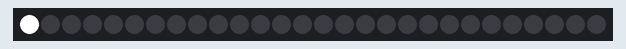
A sketch run on a simulated Arduino Uno, built with avr-gcc and run on an emulated ATmega328P. Parts: 28 RGB LEDs in strip order, left to right.

Above: at 0.1 s.
At 5.7 s:
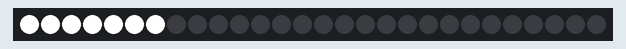
At 12.3 s:
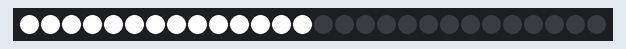
At 19.0 s:
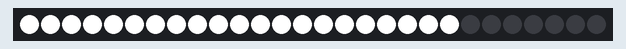
At 25.6 s:
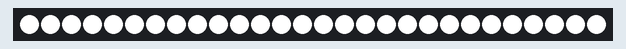

The sketch:

neopixel.ino
```cpp
#include <Adafruit_NeoPixel.h>
#ifdef __AVR__
  #include <avr/power.h>
#endif

#define PIN 6

#define COLOR_1  strip.Color(255, 255, 0, 255)
#define COLOR_2  strip.Color(255, 0, 255, 255)
#define COLOR_3  strip.Color(0, 0, 255, 255)
#define COLOR_4  strip.Color(255, 0, 0, 255)
#define COLOR_5  strip.Color(0, 255, 0, 255)
#define COLOR_6  strip.Color(0, 255, 255, 255)
#define COLOR_7  strip.Color(255, 255, 255, 255)

#define C_RED Adafruit_NeoPixel::Color(255, 0, 0)
#define C_YELLOW Adafruit_NeoPixel::Color(255, 255, 0)
#define C_WHITE Adafruit_NeoPixel::Color(255, 255, 255)
#define C_BLUE Adafruit_NeoPixel::Color(0, 0, 255)

const int FADE_SPEED = 1;
const int PIXEL_COUNT = 28;


// Parameter 1 = number of pixels in strip
// Parameter 2 = Arduino pin number (most are valid)
// Parameter 3 = pixel type flags, add together as needed:
//   NEO_KHZ800  800 KHz bitstream (most NeoPixel products w/WS2812 LEDs)
//   NEO_KHZ400  400 KHz (classic 'v1' (not v2) FLORA pixels, WS2811 drivers)
//   NEO_GRB     Pixels are wired for GRB bitstream (most NeoPixel products)
//   NEO_RGB     Pixels are wired for RGB bitstream (v1 FLORA pixels, not v2)
//   NEO_RGBW    Pixels are wired for RGBW bitstream (NeoPixel RGBW products)
Adafruit_NeoPixel strip = Adafruit_NeoPixel(PIXEL_COUNT, PIN, NEO_GRWB + NEO_KHZ400);


uint32_t colorMix[PIXEL_COUNT] = {
		COLOR_1, COLOR_1, COLOR_1, COLOR_1,
		COLOR_2, COLOR_2, COLOR_2, COLOR_2,
		COLOR_3, COLOR_3, COLOR_3, COLOR_3,
		COLOR_4, COLOR_4, COLOR_4, COLOR_4,
		COLOR_5, COLOR_5, COLOR_5, COLOR_5,
		COLOR_6, COLOR_6, COLOR_6, COLOR_6,
		COLOR_7, COLOR_7, COLOR_7, COLOR_7
};

uint32_t colorBuffer[PIXEL_COUNT];


void fullColor(uint32_t color) {
  uint32_t lastColor = 0;
  uint32_t mixedColor = 0;

  for (uint16_t i=0; i<strip.numPixels(); i++) {
    lastColor = strip.getPixelColor(i);
    mixedColor = lastColor | color;
    strip.setPixelColor(i, mixedColor);
    strip.show();
    delay(10);
    strip.setPixelColor(i, color);
    strip.show();
    delay(10);
  }


}


void mixedColor(uint32_t *color) {
	  uint32_t lastColor = 0;
	  uint32_t mixedColor = 0;

	  for (uint16_t i=0; i<strip.numPixels(); i++) {
		  fade_to_color(&strip, i, color[i]);
	  }

}

uint32_t* mixColor(uint8_t start) {
	uint8_t i = 0;

	for (i = 0; i < PIXEL_COUNT; i++) {
		colorBuffer[i] = colorMix[(i+start) % PIXEL_COUNT];
	}

	return colorBuffer;
}


void setup() {
  strip.begin();
  strip.setBrightness(255);
  strip.show(); // Initialize all pixels to 'off'
}

uint8_t colorIndex = 0;

void loop() {
	colorIndex = (colorIndex +1) % PIXEL_COUNT;
	mixedColor(mixColor(colorIndex));
	//delay(1000);
}


//===============================================================================
//-------------------------------------------------------------------------------

void fade_to_color(Adafruit_NeoPixel *pxls, int num, uint32_t to_color) {
    uint32_t curr_color = pxls->getPixelColor(num);

        uint8_t
          rf = (uint8_t)(curr_color >> 16),
          gf = (uint8_t)(curr_color >>  8),
          bf = (uint8_t)curr_color;

        uint8_t
          rt = (uint8_t)(to_color >> 16),
          gt = (uint8_t)(to_color >>  8),
          bt = (uint8_t)to_color;

          fade_pixel(pxls, num, rf, gf, bf, rt, gt, bt);

}

void fade_to_colors(Adafruit_NeoPixel *pxls, uint32_t to_color, int leds[], int sze) {
    for (int i = 0; i < sze; i++) {
        fade_to_color(pxls, leds[i], to_color);
    }

}

void show_pixel(Adafruit_NeoPixel *pxls, int num, uint32_t color) {
    pxls->setPixelColor(num, color);
    pxls->setBrightness(255);
    pxls->show();
}


void fade_pixel(Adafruit_NeoPixel *pxls, int num, uint8_t rf, uint8_t gf, uint8_t bf, uint8_t rt, uint8_t gt, uint8_t bt) {
    int rgap = rt - rf,
        ggap = gt - gf,
        bgap = bt - bf,
        r = rf,
        g = gf,
        b = bf;
    int incr = rgap == 0 ? 0 : ((rgap > 0) ? 1 : -1),
        incg = ggap == 0 ? 0 : ((ggap > 0) ? 1 : -1),
        incb = bgap == 0 ? 0 : ((bgap > 0) ? 1 : -1);

        //255,0,0 -> 255,255,0  |||  255,255,0 -> 255,0,0
        //255,255,255 -> 255,255,0
        while ((rgap != 0) || (ggap != 0) || (bgap != 0)) {
            if (rgap != 0) {
                r = r + incr*1;
                rgap = rt - r;
            }

            if (ggap != 0) {
                g = g + incg*1;
                ggap = gt - g;
            }

            if (bgap != 0) {
                b = b + incb*1;
                bgap = bt - b;
            }
            show_pixel(pxls, num, pxls->Color(r, g, b, 255));
            delay(FADE_SPEED);
        }
}
```
